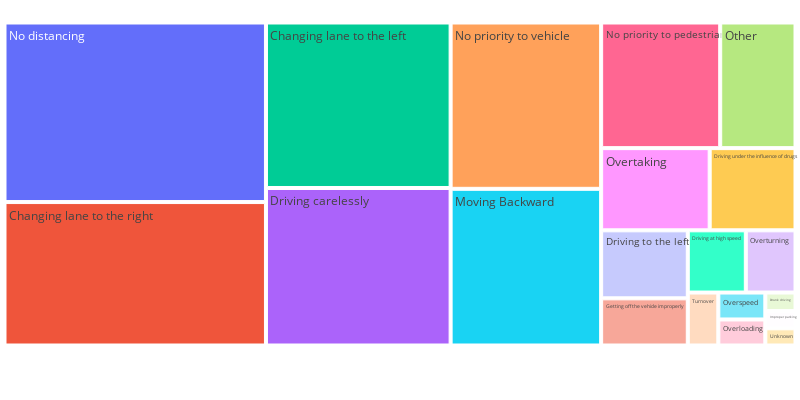

The cell this chart's notebook holds for it:
### Code cell
fig = px.treemap(df, path=['accident_cause'], width=800, height=400)
fig.update_layout(
    margin = dict(t=0, l=0, r=0, b=50))

fig.show()

### Figure 1 — Plotly figure (JSON) as saved in the notebook; plotly's stock layout.template omitted (floating-point values rounded to 4 significant figures)
{"data": [{"branchvalues": "total", "domain": {"x": [0, 1], "y": [0, 1]}, "hovertemplate": "labels=%{label}<br>count=%{value}<br>parent=%{parent}<br>id=%{id}<extra></extra>", "ids": ["Changing lane to the left", "Changing lane to the right", "Driving at high speed", "Driving carelessly", "Driving to the left", "Driving under the influence of drugs", "Drunk driving", "Getting off the vehicle improperly", "Improper parking", "Moving Backward", "No distancing", "No priority to pedestrian", "No priority to vehicle", "Other", "Overloading", "Overspeed", "Overtaking", "Overturning", "Turnover", "Unknown"], "labels": ["Changing lane to the left", "Changing lane to the right", "Driving at high speed", "Driving carelessly", "Driving to the left", "Driving under the influence of drugs", "Drunk driving", "Getting off the vehicle improperly", "Improper parking", "Moving Backward", "No distancing", "No priority to pedestrian", "No priority to vehicle", "Other", "Overloading", "Overspeed", "Overtaking", "Overturning", "Turnover", "Unknown"], "name": "", "parents": ["", "", "", "", "", "", "", "", "", "", "", "", "", "", "", "", "", "", "", ""], "type": "treemap", "values": [1473, 1808, 174, 1402, 284, 340, 27, 197, 25, 1137, 2263, 721, 1207, 456, 59, 61, 430, 149, 78, 25]}], "layout": {"height": 400, "legend": {"tracegroupgap": 0}, "margin": {"b": 50, "l": 0, "r": 0, "t": 0}, "width": 800}}
